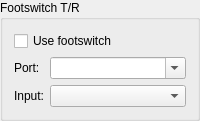
        <widget class="QGroupBox" name="footswitch_group_box">
         <property name="toolTip">
          <string>&lt;html&gt;&lt;head/&gt;&lt;body&gt;&lt;p&gt;Use a normally open footswitch wired to a serial port status line to switch between receive and transmit, as if clicking Tune but without sending a tone. Press to transmit, release to receive. Footswitch transmissions stop after 3 minutes.&lt;/p&gt;&lt;p&gt;Intended for manual CW EME with Doppler tracking: set Mode to None, put the rig in CW and turn its break-in off.&lt;/p&gt;&lt;p&gt;WSJT-X asserts DTR on this port, so the footswitch can connect DTR to the input pin, with a pull-down of about 10k to ground. Use a port that is not also used for CAT or PTT.&lt;/p&gt;&lt;/body&gt;&lt;/html&gt;</string>
         </property>
         <property name="title">
          <string>Footswitch T/R</string>
         </property>
         <layout class="QGridLayout" name="footswitch_grid_layout">
          <item row="0" column="0" colspan="2">
           <widget class="QCheckBox" name="footswitch_enable_check_box">
            <property name="text">
             <string>Use footswitch</string>
            </property>
           </widget>
          </item>
          <item row="1" column="0">
           <widget class="QLabel" name="footswitch_port_label">
            <property name="text">
             <string>Port:</string>
            </property>
            <property name="buddy">
             <cstring>footswitch_port_combo_box</cstring>
            </property>
           </widget>
          </item>
          <item row="1" column="1">
           <widget class="QComboBox" name="footswitch_port_combo_box">
            <property name="sizePolicy">
             <sizepolicy hsizetype="MinimumExpanding" vsizetype="Fixed">
              <horstretch>1</horstretch>
              <verstretch>0</verstretch>
             </sizepolicy>
            </property>
            <property name="toolTip">
             <string>Serial port the footswitch is connected to.</string>
            </property>
            <property name="editable">
             <bool>true</bool>
            </property>
            <property name="insertPolicy">
             <enum>QComboBox::NoInsert</enum>
            </property>
           </widget>
          </item>
          <item row="2" column="0">
           <widget class="QLabel" name="footswitch_pin_label">
            <property name="text">
             <string>Input:</string>
            </property>
            <property name="buddy">
             <cstring>footswitch_pin_combo_box</cstring>
            </property>
           </widget>
          </item>
          <item row="2" column="1">
           <widget class="QComboBox" name="footswitch_pin_combo_box">
            <property name="toolTip">
             <string>Serial port status line the footswitch drives.</string>
            </property>
           </widget>
          </item>
         </layout>
        </widget>
